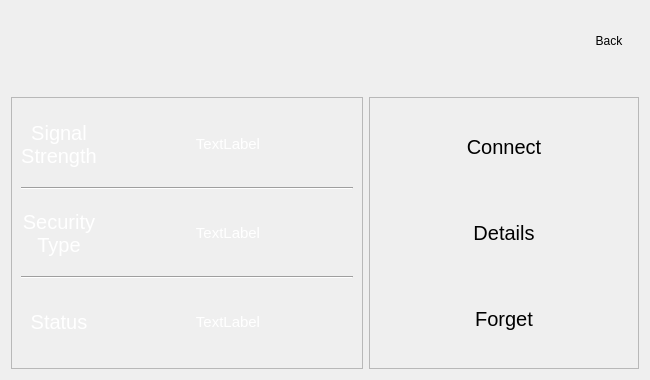
  <widget class="QWidget" name="saved_connection_page">
   <layout class="QVBoxLayout" name="verticalLayout_11">
    <item>
     <layout class="QHBoxLayout" name="horizontalLayout_7">
      <item>
       <spacer name="horizontalSpacer_6">
        <property name="orientation">
         <enum>Qt::Horizontal</enum>
        </property>
        <property name="sizeType">
         <enum>QSizePolicy::Minimum</enum>
        </property>
        <property name="sizeHint" stdset="0">
         <size>
          <width>60</width>
          <height>20</height>
         </size>
        </property>
       </spacer>
      </item>
      <item>
       <widget class="QLabel" name="saved_connection_network_name">
        <property name="sizePolicy">
         <sizepolicy hsizetype="Expanding" vsizetype="Expanding">
          <horstretch>0</horstretch>
          <verstretch>0</verstretch>
         </sizepolicy>
        </property>
        <property name="maximumSize">
         <size>
          <width>16777215</width>
          <height>60</height>
         </size>
        </property>
        <property name="font">
         <font>
          <pointsize>20</pointsize>
         </font>
        </property>
        <property name="styleSheet">
         <string notr="true">color: rgb(255, 255, 255);</string>
        </property>
        <property name="text">
         <string/>
        </property>
        <property name="scaledContents">
         <bool>false</bool>
        </property>
        <property name="alignment">
         <set>Qt::AlignCenter</set>
        </property>
       </widget>
      </item>
      <item alignment="Qt::AlignRight">
       <widget class="IconButton" name="saved_connection_back_button">
        <property name="minimumSize">
         <size>
          <width>60</width>
          <height>60</height>
         </size>
        </property>
        <property name="maximumSize">
         <size>
          <width>60</width>
          <height>60</height>
         </size>
        </property>
        <property name="text">
         <string>Back</string>
        </property>
        <property name="flat">
         <bool>true</bool>
        </property>
        <property name="class" stdset="0">
         <string>back_btn</string>
        </property>
        <property name="button_type" stdset="0">
         <string>icon</string>
        </property>
        <property name="icon_pixmap" stdset="0">
         <pixmap resource="resources/icon_resources.qrc">:/ui/media/btn_icons/back.svg</pixmap>
        </property>
       </widget>
      </item>
     </layout>
    </item>
    <item>
     <layout class="QVBoxLayout" name="verticalLayout_5">
      <item>
       <spacer name="verticalSpacer_3">
        <property name="orientation">
         <enum>Qt::Vertical</enum>
        </property>
        <property name="sizeType">
         <enum>QSizePolicy::Minimum</enum>
        </property>
        <property name="sizeHint" stdset="0">
         <size>
          <width>20</width>
          <height>20</height>
         </size>
        </property>
       </spacer>
      </item>
      <item>
       <layout class="QHBoxLayout" name="horizontalLayout_9">
        <item>
         <layout class="QVBoxLayout" name="verticalLayout_2">
          <item>
           <widget class="BlocksCustomFrame" name="frame">
            <property name="sizePolicy">
             <sizepolicy hsizetype="Expanding" vsizetype="Expanding">
              <horstretch>0</horstretch>
              <verstretch>0</verstretch>
             </sizepolicy>
            </property>
            <property name="maximumSize">
             <size>
              <width>400</width>
              <height>16777215</height>
             </size>
            </property>
            <property name="frameShape">
             <enum>QFrame::StyledPanel</enum>
            </property>
            <property name="frameShadow">
             <enum>QFrame::Raised</enum>
            </property>
            <layout class="QVBoxLayout" name="verticalLayout_6">
             <item>
              <layout class="QHBoxLayout" name="horizontalLayout">
               <item>
                <widget class="QLabel" name="netlist_strength_label_2">
                 <property name="palette">
                  <palette>
                   <active>
                    <colorrole role="WindowText">
                     <brush brushstyle="SolidPattern">
                      <color alpha="255">
                       <red>255</red>
                       <green>255</green>
                       <blue>255</blue>
                      </color>
                     </brush>
                    </colorrole>
                    <colorrole role="Text">
                     <brush brushstyle="SolidPattern">
                      <color alpha="255">
                       <red>255</red>
                       <green>255</green>
                       <blue>255</blue>
                      </color>
                     </brush>
                    </colorrole>
                   </active>
                   <inactive>
                    <colorrole role="WindowText">
                     <brush brushstyle="SolidPattern">
                      <color alpha="255">
                       <red>255</red>
                       <green>255</green>
                       <blue>255</blue>
                      </color>
                     </brush>
                    </colorrole>
                    <colorrole role="Text">
                     <brush brushstyle="SolidPattern">
                      <color alpha="255">
                       <red>255</red>
                       <green>255</green>
                       <blue>255</blue>
                      </color>
                     </brush>
                    </colorrole>
                   </inactive>
                   <disabled>
                    <colorrole role="WindowText">
                     <brush brushstyle="SolidPattern">
                      <color alpha="255">
                       <red>120</red>
                       <green>120</green>
                       <blue>120</blue>
                      </color>
                     </brush>
                    </colorrole>
                    <colorrole role="Text">
                     <brush brushstyle="SolidPattern">
                      <color alpha="255">
                       <red>120</red>
                       <green>120</green>
                       <blue>120</blue>
                      </color>
                     </brush>
                    </colorrole>
                   </disabled>
                  </palette>
                 </property>
                 <property name="font">
                  <font>
                   <pointsize>15</pointsize>
                  </font>
                 </property>
                 <property name="text">
                  <string>Signal
Strength</string>
                 </property>
                 <property name="alignment">
                  <set>Qt::AlignCenter</set>
                 </property>
                </widget>
               </item>
               <item>
                <widget class="QLabel" name="saved_connection_signal_strength_info_frame">
                 <property name="minimumSize">
                  <size>
                   <width>250</width>
                   <height>0</height>
                  </size>
                 </property>
                 <property name="font">
                  <font>
                   <pointsize>11</pointsize>
                  </font>
                 </property>
                 <property name="styleSheet">
                  <string notr="true">color: rgb(255, 255, 255);</string>
                 </property>
                 <property name="text">
                  <string>TextLabel</string>
                 </property>
                 <property name="alignment">
                  <set>Qt::AlignCenter</set>
                 </property>
                </widget>
               </item>
              </layout>
             </item>
             <item>
              <widget class="Line" name="line_4">
               <property name="orientation">
                <enum>Qt::Horizontal</enum>
               </property>
              </widget>
             </item>
             <item>
              <layout class="QHBoxLayout" name="horizontalLayout_2">
               <item>
                <widget class="QLabel" name="netlist_security_label_2">
                 <property name="palette">
                  <palette>
                   <active>
                    <colorrole role="WindowText">
                     <brush brushstyle="SolidPattern">
                      <color alpha="255">
                       <red>255</red>
                       <green>255</green>
                       <blue>255</blue>
                      </color>
                     </brush>
                    </colorrole>
                    <colorrole role="Text">
                     <brush brushstyle="SolidPattern">
                      <color alpha="255">
                       <red>255</red>
                       <green>255</green>
                       <blue>255</blue>
                      </color>
                     </brush>
                    </colorrole>
                   </active>
                   <inactive>
                    <colorrole role="WindowText">
                     <brush brushstyle="SolidPattern">
                      <color alpha="255">
                       <red>255</red>
                       <green>255</green>
                       <blue>255</blue>
                      </color>
                     </brush>
                    </colorrole>
                    <colorrole role="Text">
                     <brush brushstyle="SolidPattern">
                      <color alpha="255">
                       <red>255</red>
                       <green>255</green>
                       <blue>255</blue>
                      </color>
                     </brush>
                    </colorrole>
                   </inactive>
                   <disabled>
                    <colorrole role="WindowText">
                     <brush brushstyle="SolidPattern">
                      <color alpha="255">
                       <red>120</red>
                       <green>120</green>
                       <blue>120</blue>
                      </color>
                     </brush>
                    </colorrole>
                    <colorrole role="Text">
                     <brush brushstyle="SolidPattern">
                      <color alpha="255">
                       <red>120</red>
                       <green>120</green>
                       <blue>120</blue>
                      </color>
                     </brush>
                    </colorrole>
                   </disabled>
                  </palette>
                 </property>
                 <property name="font">
                  <font>
                   <pointsize>15</pointsize>
                  </font>
                 </property>
                 <property name="text">
                  <string>Security
Type</string>
                 </property>
                 <property name="alignment">
                  <set>Qt::AlignCenter</set>
                 </property>
                </widget>
               </item>
               <item>
                <widget class="QLabel" name="saved_connection_security_type_info_label">
                 <property name="minimumSize">
                  <size>
                   <width>250</width>
                   <height>0</height>
                  </size>
                 </property>
                 <property name="font">
                  <font>
                   <pointsize>11</pointsize>
                  </font>
                 </property>
                 <property name="styleSheet">
                  <string notr="true">color: rgb(255, 255, 255);</string>
                 </property>
                 <property name="text">
                  <string>TextLabel</string>
                 </property>
                 <property name="alignment">
                  <set>Qt::AlignCenter</set>
                 </property>
                </widget>
               </item>
              </layout>
             </item>
             <item>
              <widget class="Line" name="line_5">
               <property name="orientation">
                <enum>Qt::Horizontal</enum>
               </property>
              </widget>
             </item>
             <item>
              <layout class="QHBoxLayout" name="horizontalLayout_8">
               <item>
                <widget class="QLabel" name="netlist_security_label_4">
                 <property name="palette">
                  <palette>
                   <active>
                    <colorrole role="WindowText">
                     <brush brushstyle="SolidPattern">
                      <color alpha="255">
                       <red>255</red>
                       <green>255</green>
                       <blue>255</blue>
                      </color>
                     </brush>
                    </colorrole>
                    <colorrole role="Text">
                     <brush brushstyle="SolidPattern">
                      <color alpha="255">
                       <red>255</red>
                       <green>255</green>
                       <blue>255</blue>
                      </color>
                     </brush>
                    </colorrole>
                   </active>
                   <inactive>
                    <colorrole role="WindowText">
                     <brush brushstyle="SolidPattern">
                      <color alpha="255">
                       <red>255</red>
                       <green>255</green>
                       <blue>255</blue>
                      </color>
                     </brush>
                    </colorrole>
                    <colorrole role="Text">
                     <brush brushstyle="SolidPattern">
                      <color alpha="255">
                       <red>255</red>
                       <green>255</green>
                       <blue>255</blue>
                      </color>
                     </brush>
                    </colorrole>
                   </inactive>
                   <disabled>
                    <colorrole role="WindowText">
                     <brush brushstyle="SolidPattern">
                      <color alpha="255">
                       <red>120</red>
                       <green>120</green>
                       <blue>120</blue>
                      </color>
                     </brush>
                    </colorrole>
                    <colorrole role="Text">
                     <brush brushstyle="SolidPattern">
                      <color alpha="255">
                       <red>120</red>
                       <green>120</green>
                       <blue>120</blue>
                      </color>
                     </brush>
                    </colorrole>
                   </disabled>
                  </palette>
                 </property>
                 <property name="font">
                  <font>
                   <pointsize>15</pointsize>
                  </font>
                 </property>
                 <property name="text">
                  <string>Status</string>
                 </property>
                 <property name="alignment">
                  <set>Qt::AlignCenter</set>
                 </property>
                </widget>
               </item>
               <item>
                <widget class="QLabel" name="sn_info">
                 <property name="minimumSize">
                  <size>
                   <width>250</width>
                   <height>0</height>
                  </size>
                 </property>
                 <property name="font">
                  <font>
                   <pointsize>11</pointsize>
                  </font>
                 </property>
                 <property name="styleSheet">
                  <string notr="true">color: rgb(255, 255, 255);</string>
                 </property>
                 <property name="text">
                  <string>TextLabel</string>
                 </property>
                 <property name="alignment">
                  <set>Qt::AlignCenter</set>
                 </property>
                </widget>
               </item>
              </layout>
             </item>
            </layout>
           </widget>
          </item>
         </layout>
        </item>
        <item>
         <widget class="BlocksCustomFrame" name="frame_8">
          <property name="frameShape">
           <enum>QFrame::StyledPanel</enum>
          </property>
          <property name="frameShadow">
           <enum>QFrame::Raised</enum>
          </property>
          <layout class="QVBoxLayout" name="verticalLayout_4">
           <item alignment="Qt::AlignHCenter|Qt::AlignVCenter">
            <widget class="BlocksCustomButton" name="network_activate_btn">
             <property name="minimumSize">
              <size>
               <width>250</width>
               <height>80</height>
              </size>
             </property>
             <property name="maximumSize">
              <size>
               <width>250</width>
               <height>80</height>
              </size>
             </property>
             <property name="font">
              <font>
               <pointsize>15</pointsize>
              </font>
             </property>
             <property name="text">
              <string>Connect</string>
             </property>
             <property name="flat">
              <bool>true</bool>
             </property>
            </widget>
           </item>
           <item alignment="Qt::AlignHCenter">
            <widget class="BlocksCustomButton" name="network_details_btn">
             <property name="minimumSize">
              <size>
               <width>250</width>
               <height>80</height>
              </size>
             </property>
             <property name="maximumSize">
              <size>
               <width>250</width>
               <height>80</height>
              </size>
             </property>
             <property name="font">
              <font>
               <pointsize>15</pointsize>
              </font>
             </property>
             <property name="text">
              <string>Details</string>
             </property>
             <property name="flat">
              <bool>true</bool>
             </property>
            </widget>
           </item>
           <item alignment="Qt::AlignHCenter|Qt::AlignVCenter">
            <widget class="BlocksCustomButton" name="network_delete_btn">
             <property name="minimumSize">
              <size>
               <width>250</width>
               <height>80</height>
              </size>
             </property>
             <property name="maximumSize">
              <size>
               <width>250</width>
               <height>80</height>
              </size>
             </property>
             <property name="font">
              <font>
               <pointsize>15</pointsize>
              </font>
             </property>
             <property name="text">
              <string>Forget</string>
             </property>
             <property name="flat">
              <bool>true</bool>
             </property>
            </widget>
           </item>
          </layout>
         </widget>
        </item>
       </layout>
      </item>
     </layout>
    </item>
   </layout>
  </widget>
